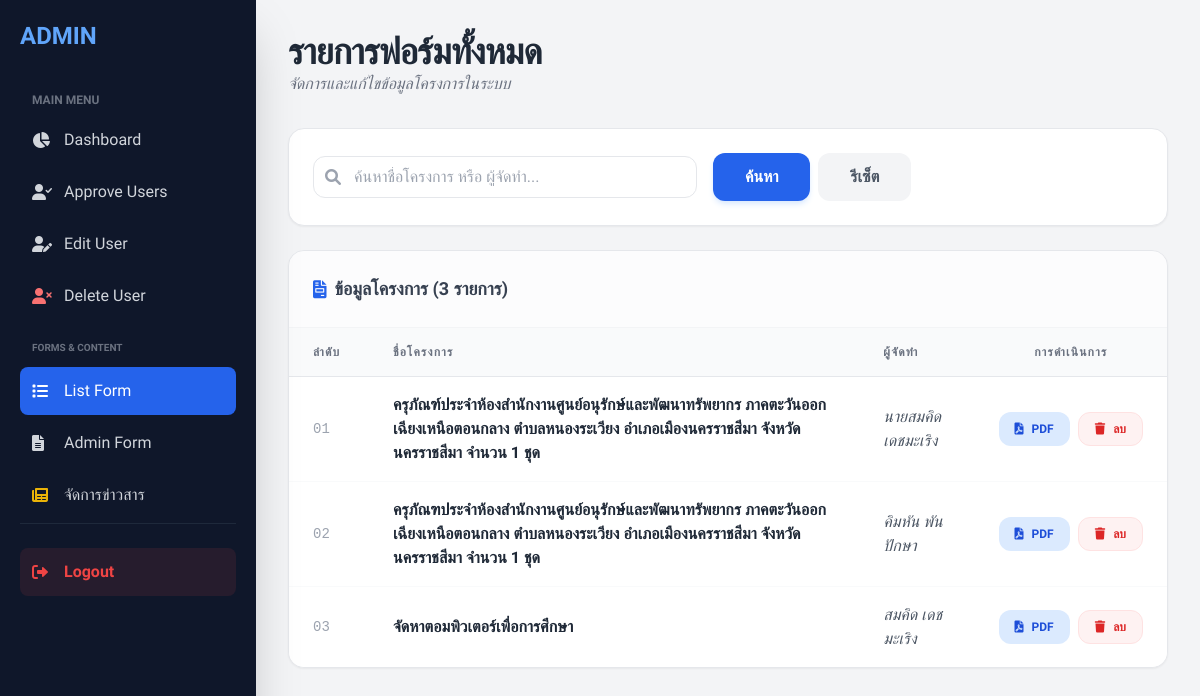
Page /list_form.php (signed in) on the committed database.
### tables this page shows
CREATE TABLE `form_fields` (
  `id` int NOT NULL,
  `user_id` int NOT NULL,
  `project_name` varchar(255) NOT NULL,
  `department_name` varchar(255) NOT NULL,
  `unit_name` varchar(255) NOT NULL,
  `responsible_person_name` varchar(255) NOT NULL,
  `responsible_person_position` varchar(255) NOT NULL,
  `responsible_person_phone` varchar(255) NOT NULL,
  `responsible_person_fax` varchar(255) NOT NULL,
  `responsible_person_email` varchar(255) NOT NULL,
  `budget_type` varchar(20) NOT NULL,
  `multi_range` varchar(255) DEFAULT NULL,
  `budget_year` varchar(10) DEFAULT NULL,
  `budget_amount` bigint DEFAULT NULL,
  `ict_budget_amount` bigint DEFAULT NULL,
  `funding_source` varchar(255) NOT NULL,
  `other_funding_source_detail` text NOT NULL,
  `project_rationale` text NOT NULL,
  `project_objectives` text NOT NULL,
  `goal_quantitative` text NOT NULL,
  `goal_qualitative` text NOT NULL,
  `project_type` varchar(255) NOT NULL,
  `other_project_detail` text NOT NULL,
  `total_budget` bigint DEFAULT NULL,
  `system_name` text,
  `system_scope` text,
  `system_concept` text,
  `total_system_cost` double DEFAULT NULL,
  `total_cost` bigint DEFAULT NULL,
  `expected_benefits` text,
  `project_approver` text
);

### src/list_form.php (the view, shortened to what this page needs)
<?php
require_once 'config.php';
$limit = 10;
$page = isset($_GET['page']) && is_numeric($_GET['page']) ? (int) $_GET['page'] : 1;
$offset = ($page - 1) * $limit;
$search_term = isset($_GET['search']) ? trim($_GET['search']) : '';
$search_wildcard = "%" . $search_term . "%";
if ($search_term !== '') {
    $count_stmt = $conn->prepare("SELECT COUNT(*) AS total FROM form_fields
        WHERE project_name LIKE ? OR responsible_person_name LIKE ?");
    $count_stmt->bind_param("ss", $search_wildcard, $search_wildcard);
} else {
    $count_stmt = $conn->prepare("SELECT COUNT(*) AS total FROM form_fields");
}
$count_stmt->execute();
$total_rows = $count_stmt->get_result()->fetch_assoc()['total'];
if ($search_term !== '') {
    $stmt = $conn->prepare("SELECT * FROM form_fields
        WHERE project_name LIKE ? OR responsible_person_name LIKE ?
        ORDER BY id DESC LIMIT ? OFFSET ?");
    $stmt->bind_param("ssii", $search_wildcard, $search_wildcard, $limit, $offset);
} else {
    $stmt = $conn->prepare("SELECT * FROM form_fields
        ORDER BY id DESC LIMIT ? OFFSET ?");
    $stmt->bind_param("ii", $limit, $offset);
}
$stmt->execute();
$result = $stmt->get_result();
?>
<!DOCTYPE html>
<html lang="th">
<head>
    <script src="https://cdn.tailwindcss.com"></script>
    <link rel="stylesheet" href="https://cdnjs.cloudflare.com/ajax/libs/font-awesome/6.0.0/css/all.min.css">
</head>
<body class="bg-gray-100 text-gray-800 antialiased">
    <div class="flex min-h-screen">
        <aside id="sidebar" class="fixed inset-y-0 left-0 w-64 bg-slate-900 text-white p-5 flex flex-col shadow-2xl transform -translate-x-full lg:translate-x-0 transition-transform duration-300 ease-in-out z-50">
            <div class="flex justify-between items-center mb-10">
                <h1 class="text-2xl font-extrabold text-blue-400 w-full text-center lg:text-left">ADMIN</h1>
            </div>
           <nav class="flex-1 space-y-1 overflow-y-auto">
                <p class="text-xs text-gray-500 uppercase font-bold mb-2 px-3">Main Menu</p>
                <a href="admin_dashboard.php" class="flex items-center space-x-3 hover:bg-slate-800 p-3 rounded-lg transition text-gray-300 hover:text-white font-light">
                    <i class="fas fa-chart-pie w-5"></i> <span>Dashboard</span>
                </a>
                <a href="approve_users.php" class="flex items-center space-x-3 hover:bg-slate-800 p-3 rounded-lg transition text-gray-300 hover:text-white font-light">
                    <i class="fas fa-user-check w-5"></i> <span>Approve Users</span>
                </a>
                <a href="edit_users.php" class="flex items-center space-x-3 hover:bg-slate-800 p-3 rounded-lg transition text-gray-300 hover:text-white font-light">
                    <i class="fas fa-user-edit w-5"></i> <span>Edit User</span>
                </a>
                <a href="delete_user.php" class="flex items-center space-x-3 hover:bg-slate-800 p-3 rounded-lg transition text-gray-300 hover:text-white font-light">
                    <i class="fas fa-user-times w-5 text-red-400"></i> <span>Delete User</span>
                </a>
                <div class="pt-4 pb-2 px-3 uppercase text-[10px] font-bold text-gray-500">Forms & Content</div>
                <a href="list_form.php" class="flex items-center space-x-3 bg-blue-600 p-3 rounded-lg transition text-white">
                    <i class="fas fa-list w-5"></i> <span>List Form</span>
                </a>
                <a href="admin_form.php" class="flex items-center space-x-3 hover:bg-slate-800 p-3 rounded-lg transition text-gray-300 hover:text-white font-light">
                    <i class="fas fa-file-alt w-5"></i> <span>Admin Form</span>
                </a>
                <a href="news.php" class="flex items-center space-x-3 hover:bg-slate-800 p-3 rounded-lg transition text-gray-300 hover:text-white font-light">
                    <i class="fas fa-newspaper w-5 text-yellow-500"></i> <span>จัดการข่าวสาร</span>
                </a>
                <div class="pt-6 mt-6 border-t border-slate-800">
                    <a href="logout.php" class="flex items-center space-x-3 bg-red-500/10 text-red-500 p-3 rounded-lg hover:bg-red-500 hover:text-white transition group">
                        <i class="fas fa-sign-out-alt w-5 group-hover:translate-x-1 transition-transform"></i>
                        <span class="font-bold">Logout</span>
                    </a>
                </div>
            </nav>
        </aside>
        <main class="flex-1 p-4 md:p-8 lg:ml-64 transition-all">
            <div class="max-w-7xl mx-auto">
                <div class="mb-8 flex flex-col md:flex-row md:items-end md:justify-between gap-4">
                    <div>
                        <h2 class="text-2xl md:text-4xl font-extrabold text-gray-800 tracking-tight">รายการฟอร์มทั้งหมด</h2>
                        <p class="text-gray-500 text-sm md:text-base italic">จัดการและแก้ไขข้อมูลโครงการในระบบ</p>
                    </div>
                </div>
                <div class="bg-white p-6 rounded-2xl shadow-sm border border-gray-200 mb-6">
                    <form method="GET" id="searchForm" class="flex flex-col md:flex-row gap-4 items-center">
                        <div class="relative w-full md:w-96">
                            <span class="absolute inset-y-0 left-0 pl-3 flex items-center text-gray-400">
                                <i class="fas fa-search"></i>
                            </span>
                            <input type="text" name="search" id="searchInput" value="<?= htmlspecialchars($search_term) ?>"
                                   placeholder="ค้นหาชื่อโครงการ หรือ ผู้จัดทำ..."
                                   class="w-full pl-10 pr-4 py-2 border border-gray-200 rounded-xl focus:ring-2 focus:ring-blue-500 outline-none transition">
                        </div>
                        <div class="flex gap-2 w-full md:w-auto">
                            <button type="submit" class="flex-1 md:flex-none bg-blue-600 text-white px-8 py-2 rounded-xl hover:bg-blue-700 transition font-bold shadow-md shadow-blue-100">ค้นหา</button>
                            <button type="button" onclick="window.location.href='list_form.php'" class="flex-1 md:flex-none text-center bg-gray-100 text-gray-600 px-8 py-3 rounded-xl hover:bg-gray-200 transition font-bold">รีเซ็ต</button>
                        </div>
                    </form>
                </div>
                <div class="bg-white rounded-2xl shadow-sm border border-gray-200 overflow-hidden">
                    <div class="p-6 border-b border-gray-100 flex justify-between items-center bg-gray-50/50">
                        <h3 class="font-bold text-gray-700 text-lg flex items-center">
                            <i class="fas fa-file-invoice text-blue-600 mr-2"></i> ข้อมูลโครงการ (<?= $total_rows ?> รายการ)
                        </h3>
                    </div>
                    <?php if ($result->num_rows > 0): ?>
                            <?php $m_idx = $offset + 1; while ($row = $result->fetch_assoc()): ?>
                                <div class="bg-white border border-gray-100 rounded-2xl p-5 shadow-sm">
                                    <div class="flex justify-between items-start mb-3">
                                        <span class="text-xs font-mono font-bold text-blue-500 bg-blue-50 px-2 py-1 rounded"># <?= sprintf("%02d", $m_idx++) ?></span>
                                        <div class="flex gap-2">
                                            <a href="pdf/report.php?id=<?= $row['id'] ?>" target="_blank" class="p-2 bg-blue-50 text-blue-600 rounded-lg"><i class="fas fa-file-pdf"></i></a>
                                            <button onclick="confirmDelete(<?= $row['id'] ?>)" class="p-2 bg-red-50 text-red-600 rounded-lg"><i class="fas fa-trash"></i></button>
                                        </div>
                                    </div>
                                    <h4 class="font-bold text-gray-800 mb-2"><?= htmlspecialchars($row['project_name']) ?></h4>
                                    <p class="text-sm text-gray-500 italic flex items-center gap-2"><i class="fas fa-user-circle"></i> <?= htmlspecialchars($row['responsible_person_name']) ?></p>
                                </div>
                            <?php endwhile; $result->data_seek(0); ?>
                        <div class="hidden lg:block overflow-x-auto">
                            <table class="w-full text-left border-collapse">
                                <thead class="bg-gray-50 text-gray-500 text-xs uppercase tracking-widest border-b">
                                    <tr>
                                        <th class="px-6 py-4 w-20">ลำดับ</th>
                                        <th class="px-6 py-4">ชื่อโครงการ</th>
                                        <th class="px-6 py-4">ผู้จัดทำ</th>
                                        <th class="px-6 py-4 text-center">การดำเนินการ</th>
                                    </tr>
                                </thead>
                                <tbody class="divide-y divide-gray-50 bg-white">
                                    <?php $d_idx = $offset + 1; while ($row = $result->fetch_assoc()): ?>
                                        <tr class="hover:bg-blue-50/30 transition group">
                                            <td class="px-6 py-4 text-gray-400 font-mono text-sm"><?= sprintf("%02d", $d_idx++) ?></td>
                                            <td class="px-6 py-4 font-bold text-gray-800"><?= htmlspecialchars($row['project_name']) ?></td>
                                            <td class="px-6 py-4 text-gray-600 italic"><?= htmlspecialchars($row['responsible_person_name']) ?></td>
                                            <td class="px-6 py-4">
                                                <div class="flex justify-center gap-2">
                                                    <a href="pdf/report.php?id=<?= $row['id'] ?>" target="_blank"
                                                       class="bg-blue-100 text-blue-700 px-4 py-2 rounded-xl text-xs font-bold hover:bg-blue-600 hover:text-white transition flex items-center gap-2">
                                                        <i class="fas fa-file-pdf"></i> PDF
                                                    </a>
                                                    <button onclick="confirmDelete(<?= $row['id'] ?>)"
                                                        class="bg-red-50 text-red-600 px-4 py-2 rounded-xl text-xs font-bold hover:bg-red-600 hover:text-white transition flex items-center gap-2 border border-red-100">
                                                        <i class="fas fa-trash"></i> ลบ
                                                    </button>
                                                </div>
                                            </td>
                                        </tr>
                                    <?php endwhile; ?>
                                </tbody>
                            </table>
                        </div>
                    <?php endif; ?>
                </div>
            </div>
        </main>
    </div>
</body>
</html>

### src/list_form.php (style rules this page uses)
body { font-family: 'Sarabun', sans-serif; }

### rows in the picture
form_fields: project_name "ครุภัณฑ์ประจำห้องสำนักงานศูนย์อนุรักษ์และพัฒนาทรัพยากร ภาคตะวันออกเฉียงเหนือตอนกลาง ตำบลหนองระเวียง อำเภอเมืองนครราชสีมา จังหวัดนครราชสีมา จำนวน 1 ชุด", responsible_person_name "นายสมคิด เดชมะเริง"
form_fields: project_name "ครุภัณฑประจำห้องสำนักงานศูนย์อนุรักษ์และพัฒนาทรัพยากร ภาคตะวันออกเฉียงเหนือตอนกลาง ตำบลหนองระเวียง อำเภอเมืองนครราชสีมา จังหวัดนครราชสีมา จำนวน 1 ชุด", responsible_person_name "คิมหัน พันปักษา"
form_fields: project_name "จัดหาตอมพิวเตอร์เพื่อการศึกษา", responsible_person_name "สมคิด เดชมะเริง"

### other values in the picture
$total_rows "3"
